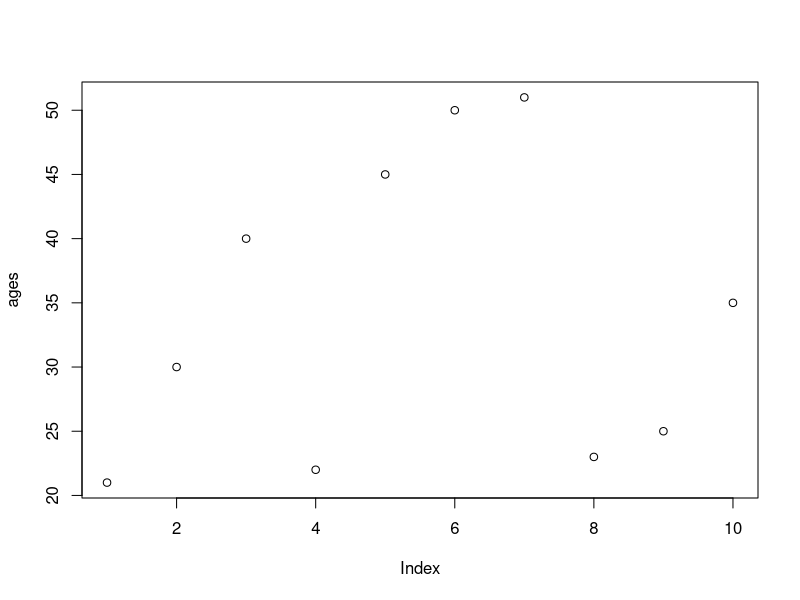
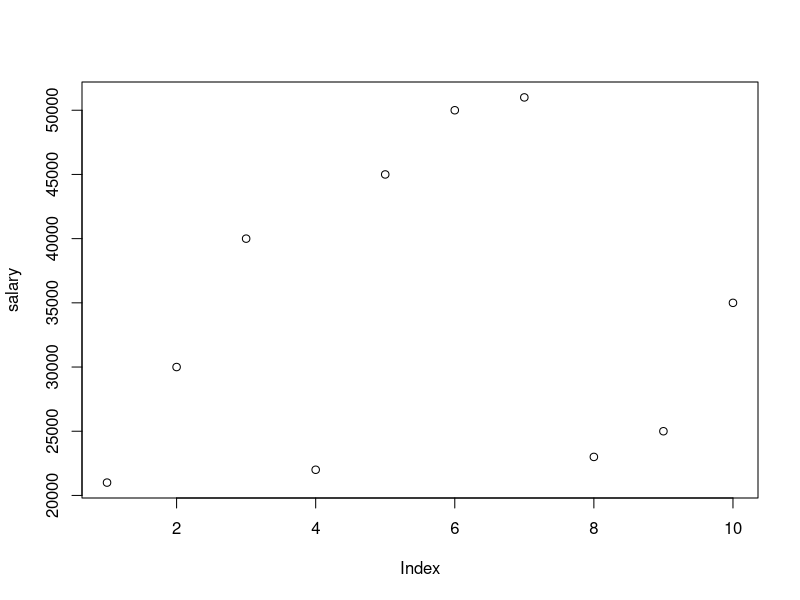
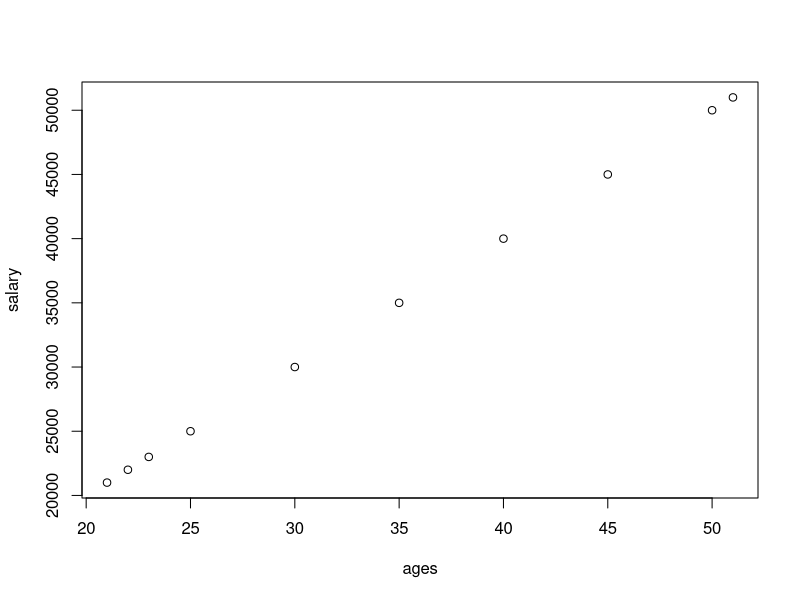
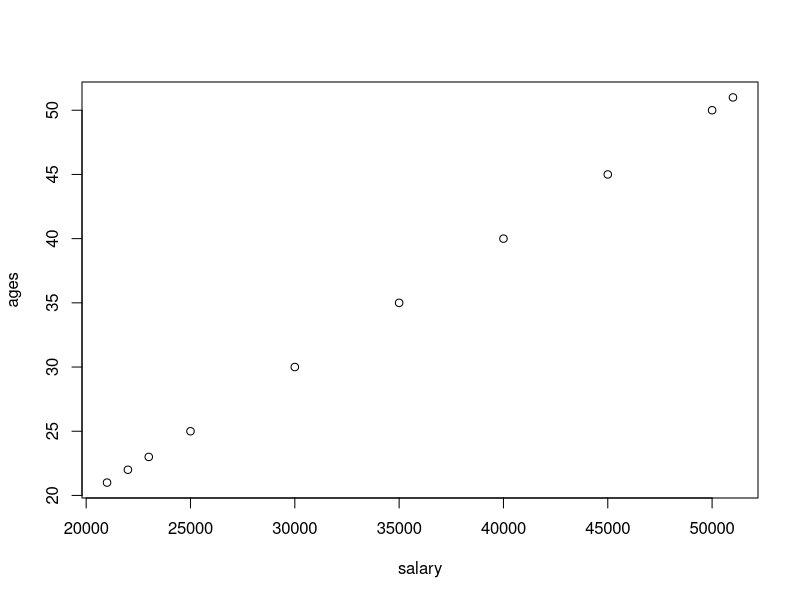
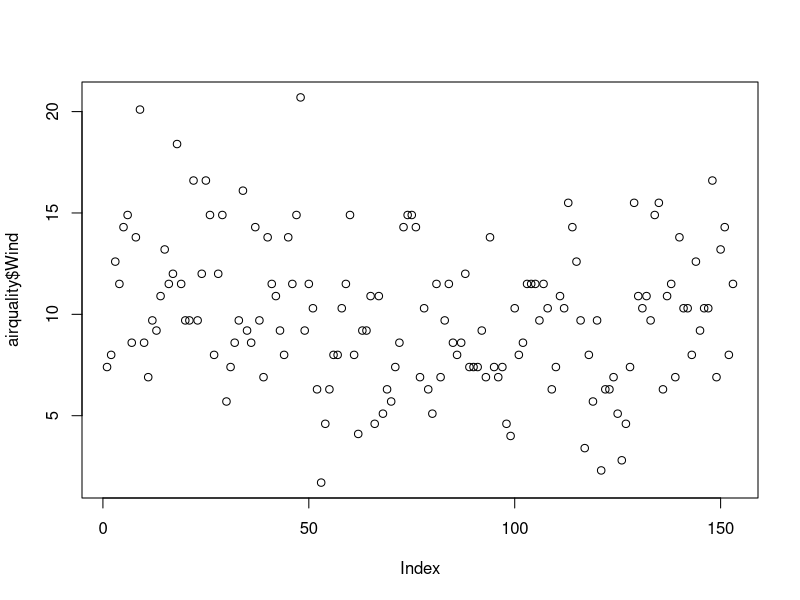
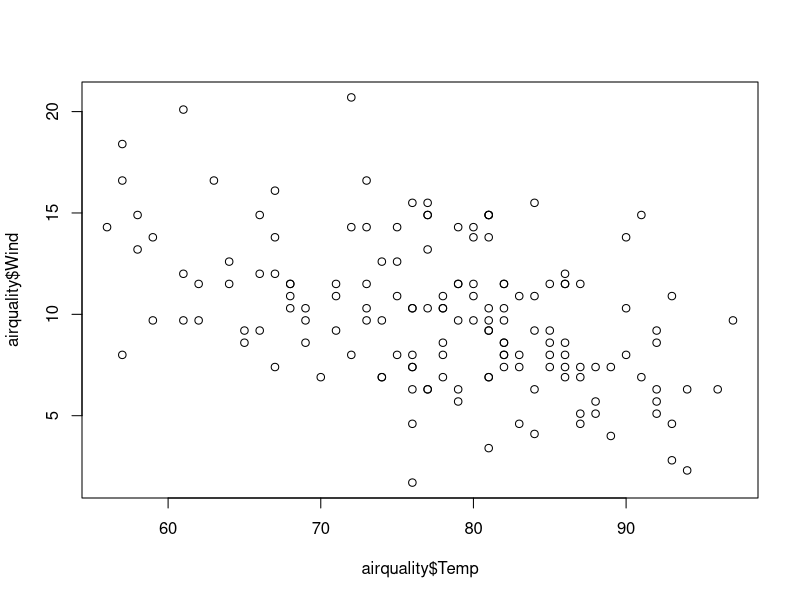
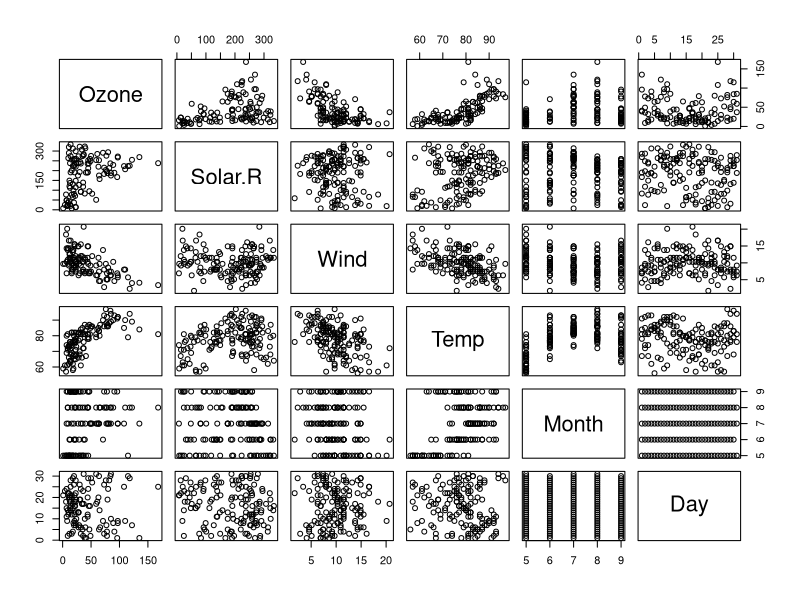
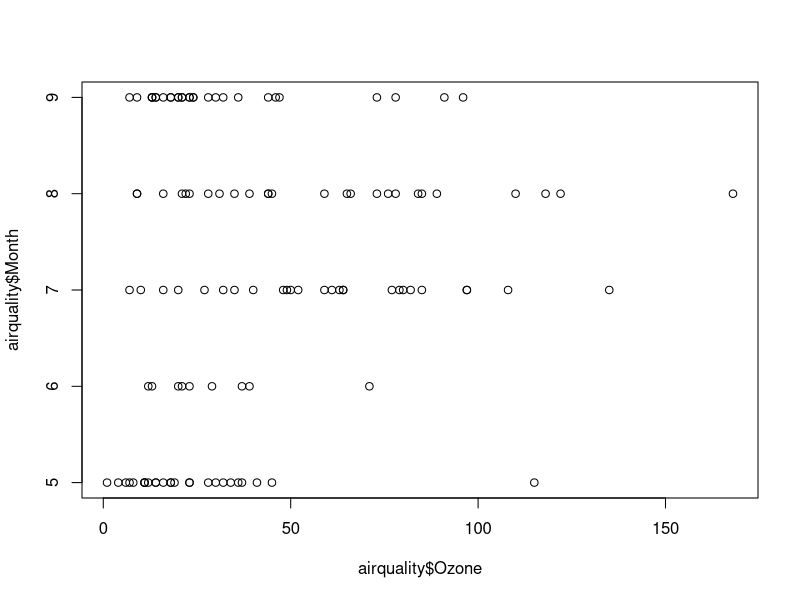

The R source for these figures, in order:
# Visualization using R
ages=c(21,30,40,22,45,50,51,23,25,35)
plot(ages)

salary=c(21000,30000,40000,22000,45000,50000,51000,23000,25000,35000)
plot(salary)

plot(ages,salary)
plot(salary,ages)
help(plot)

airquality=datasets::airquality
head(airquality)
tail(airquality)
names(airquality)
dim(airquality)
View(airquality)
airquality[,c(1,2)]
df=airquality[,-6]
df
summary(airquality[,1])
summary(airquality$Temp)
airquality$Wind
summary(airquality$Wind)
summary(airquality)
plot(airquality$Wind)
plot(airquality$Temp,airquality$Wind,type="p")
plot(airquality)
plot(airquality$Ozone,airquality$Month)

plot(airquality$Wind, type="p")
plot(airquality$Wind, type="l")
plot(airquality$Wind, type="b")


plot(airquality$Wind,
     xlab='Ozone Concentration',
     ylab='No of Instances',
     main='Ozone levels in NY city',
     col='red',
     type='l')
plot(airquality,col='purple')
plot(airquality$Ozone,airquality$Solar.R)
plot(airquality$Solar.R,airquality$Ozone)
